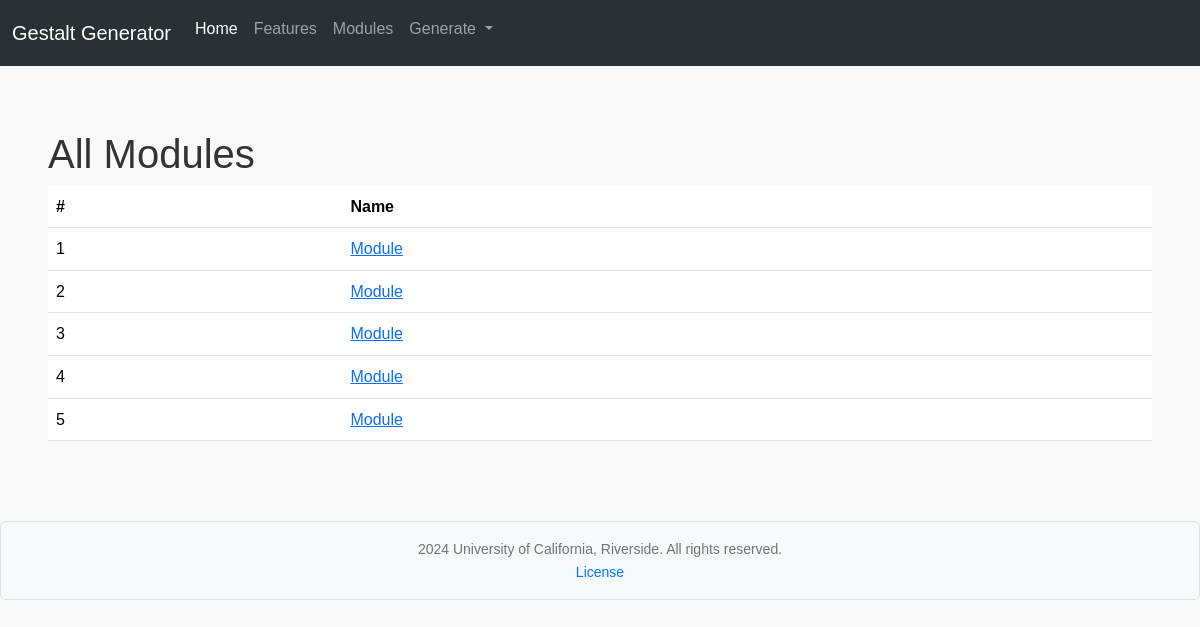
The page /retrieve_modules on the database as committed earlier.
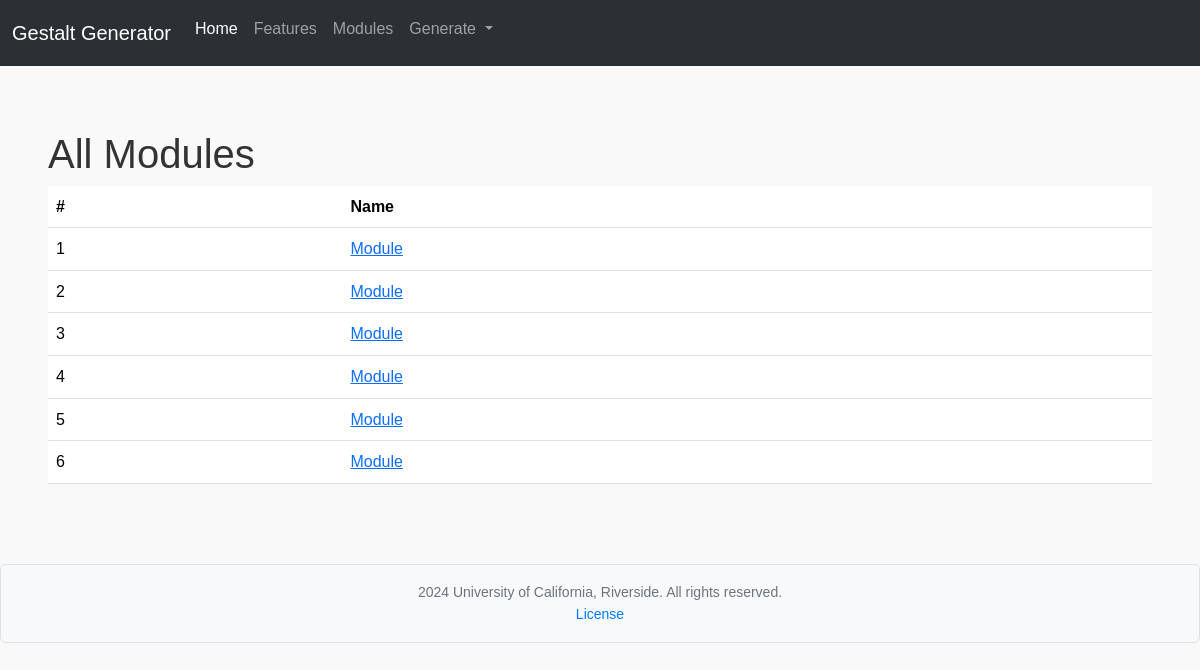
The same page on the database as committed later.
### app/db_models/models.py (models this page shows, shortened)
class EduModule(db.Model):
    __tablename__ = "edu_module"
    id = db.Column(db.Integer, primary_key=True)
    name = db.Column(db.String(256), nullable=False)
    folders = db.relationship("Folder", backref="edu_module", lazy=True)

### app/routes/module_retrieval/module_retrieval.py (the view)
@module_retrieval_bp.route("/retrieve_modules", methods=['GET', 'POST'])
def view_modules():
    modules = EduModule.query.all()
    module_data = []
    for module in modules:
        module_data.append({
            'id': module.id,
            'name': module.name,
        })
    print(module_data)
    return render_template("view_modules.html", modules=module_data)

### app/templates/view_modules.html
{% extends "base.html" %}
{% block content %}
<h1>All Modules</h1>
<table class="table">
    <thead>
        <tr>
            <th scope="col">#</th>
            <th scope="col">Name</th>
        </tr>
    </thead>
    <tbody>
        {% for module in modules %}
        <tr>
            <td>{{ module.id }}</td>
                <td><a href="{{ url_for('module_retrieval_bp.view_module_details', module_name=module.name, module_id = module.id) }}">{{ module.name }}</a></td>
        </tr>
        {% endfor %}
    </tbody>
</table>
{% endblock %}

### app/templates/base.html (shortened to what this page needs)
<!doctype html>
<html lang="en">
  <head>
    {% block css %}
    <link href="https://cdn.jsdelivr.net/npm/bootstrap@5.3.3/dist/css/bootstrap.min.css" rel="stylesheet">
    <link rel="stylesheet" href="{{ url_for('static', filename='css/my_styles.css') }}">
    <link href="{{ url_for('static', filename='css/quiz_styles.css') }}" rel="stylesheet">
    {% endblock %}
  </head>
  <body>
    {% block navbar %}
    <nav class="navbar navbar-expand-lg bg-body-tertiary" data-bs-theme="dark"">
        <div class="container-fluid">
            <a class="navbar-brand" href="#">Gestalt Generator</a>
            <div class="collapse navbar-collapse" id="navbarNavDropdown">
                <ul class="navbar-nav">
                    <li class="nav-item">
                        <a class="nav-link active" aria-current="page" href="{{ url_for('routes.home') }}">Home</a>
                    </li>
                    <li class="nav-item">
                        <a class="nav-link" href="#">Features</a>
                    </li>
                    <li class="nav-item">
                        <a class="nav-link" href="{{ url_for('module_retrieval_bp.view_modules') }}">Modules</a>
                    </li>
                    <li class="nav-item dropdown">
                        <a class="nav-link dropdown-toggle" href="#" role="button" data-bs-toggle="dropdown" aria-expanded="false">
                            Generate
                        </a>
                    </li>
                </ul>
            </div>
        </div>
    </nav>
    {% endblock %}
    <div class="container-fluid flex-grow-1 d-flex flex-column mt-3 mb-3 p-5">
        {% block content %}
        {% endblock %}
    </div>
    <footer class="custom_footer text-center border mt-3 p-3 rounded text-muted ">
        <p>
            2024 University of California, Riverside. All rights reserved.
        </p>
        <p>
            <a href="{{ url_for('routes.license') }}" target="_blank" style="color: #007bff; text-decoration: none;">
                License
            </a>
        </p>
    </footer>
  </body>
</html>

### app/static/css/my_styles.css (style rules this page uses)
html, body { font-family: Arial, sans-serif; line-height: 1.6; color: #333; margin: 0; height:100%; }
.text-center { margin-top: 5px; text-align: center; gap:5px; }
ul { padding-left: 1.5rem; }
li { margin-bottom: 0.5rem; }
.custom_footer { text-align: center; padding: 20px; background-color: #f8f9fa; border-top: 1px solid #e9ecef; margin-top: 5px; }
.custom_footer p { font-size: 14px; color: #6c757d; }
.custom_footer a { color: #007bff; text-decoration: none; }

### app/static/css/quiz_styles.css (style rules this page uses)
body { font-family: Arial, sans-serif; margin: 20px; background-color: #f9f9f9; }
body, div, form, fieldset, legend, p, label { margin: 0; padding: 0; box-sizing: border-box; }

Rows that differ between the two databases and show on the page:
added EduModule: id "6", name "Module"
